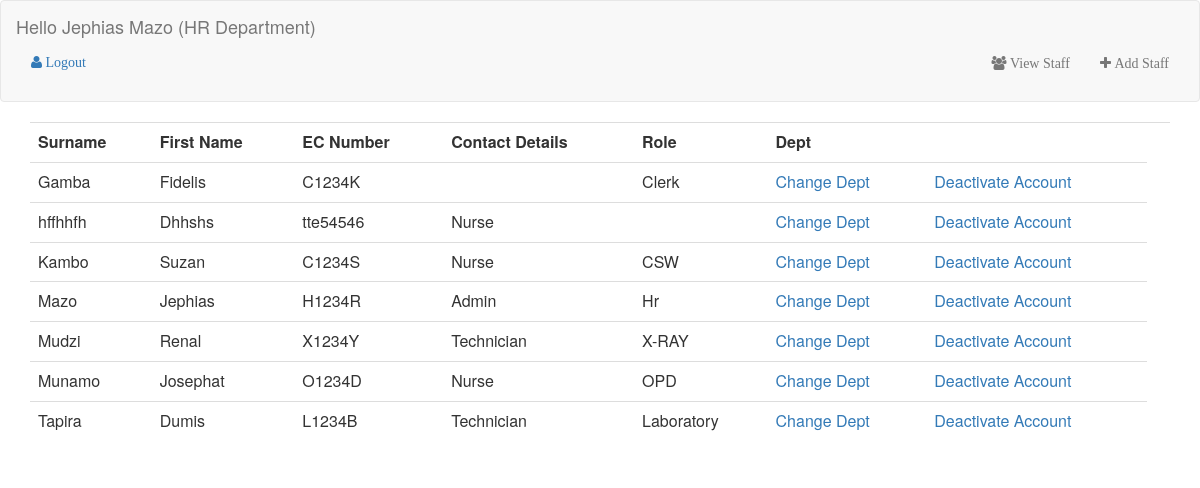
The page /hr/hr_view.php (signed in) on the database its author committed.
### tables this page shows
CREATE TABLE `staff` (
  `entry_id` int(11) NOT NULL,
  `staff_id` varchar(50) NOT NULL,
  `fname` varchar(50) NOT NULL,
  `surname` varchar(50) NOT NULL,
  `role` varchar(50) NOT NULL,
  `dept` varchar(50) NOT NULL,
  `date_joined` datetime NOT NULL DEFAULT CURRENT_TIMESTAMP,
  `contact` text NOT NULL,
  `username` varchar(50) NOT NULL,
  `password` varchar(50) NOT NULL
);

### hr/hr_view.php (the view)
<?php include('_header.php'); ?>
<div class="container">
  <div class="row">
    <div class="col-md-12">
      <div class="table-responsive">
        <table class="table">
          <tr>
            <th>Surname</th>
            <th>First Name</th>
            <th>EC Number</th>
            <th>Contact Details</th>
            <th>Role</th>
            <th>Dept</th>
            <th></th>
            <th></th>
          </tr>
          <?php $rs2 = mysqli_query($con, "select * from staff ORDER BY surname ASC")or die(mysqli_error($con));
          while($row = mysqli_fetch_array($rs2)){
             $staff_id = $row['staff_id'];
             $surname=$row['surname'];
             $fname=$row['fname'];
             $role = $row['role'];
             $dept = $row['dept'];
             ?>
          <tr>
            <td><?php echo $surname; ?></td>
            <td><?php echo $fname; ?></td>
            <td><?php echo $staff_id; ?></td>
            <td><?php echo ucfirst($role); ?></td>
            <td><?php echo ucfirst($dept); ?></td>
            <td><a href="hr_change_dept.php?id=<?php echo $staff_id; ?>&amp;name=<?php echo $surname.' '.$fname; ?>">Change Dept</a></td>
            <td><a href="hr_delete.php?id=<?php echo $staff_id; ?>">Deactivate Account</a></td>
          </tr>
          <?php } ?>
        </table>
    </div>
  </div>
</div>

### hr/_header.php (shortened to what this page needs)
<?php
include '../opendb.php';
$username=$_SESSION['username'];
   ?> <script>
      </script><?php
$rs = mysqli_query($con, "select * from staff where staff_id = '$username'")or die(mysqli_error($con));
while($row = mysqli_fetch_array($rs))
{
   $fname1 = $row['fname'];
   $surname1 = $row['surname'];
   $dept = $row['dept'];
}
?>
<html>
    <head>
        <link rel="stylesheet" href="../css/bootstrap.min.css">
        <link rel="stylesheet" href="../css/font-awesome.min.css">
        <link rel="stylesheet" href="../css/style.css">
</head>
 <nav class="navbar navbar-default">
  <div class="container-fluid">
    <div class="navbar-header">
      <a class="navbar-brand" href="index.php">
        <span class="">Hello <?php echo $fname1.' '.$surname1; ?> (<?php echo strtoupper($dept).' Department'; ?>)</span>
        <br><br>
        <li style="list-style-type:none;"><a href="../logout.php"><i class="fa fa-user">&nbsp;Logout</i></a></li>
      </a>
    </div>
    <div class="collapse navbar-collapse" id="myNavbar">
      <ul class="nav navbar-nav navbar-right">
        <br><br>
        <li><a href="hr_view.php"><i class="fa fa-users">&nbsp;View Staff</i></a></li>
        <li><a href="hr_add.php"><i class="fa fa-plus">&nbsp;Add Staff</i></a></li>
    </ul>
    </div>
  </div>
</nav>

### rows shown on the page
staff: fname "Jephias", surname "Mazo", dept "HR", staff "H1234R", role "Admin", dept "Hr"
staff: surname "Gamba", fname "Fidelis", staff "C1234K", dept "Clerk"
staff: surname "hffhhfh", fname "Dhhshs", staff "tte54546", role "Nurse"
staff: surname "Kambo", fname "Suzan", staff "C1234S", role "Nurse", dept "CSW"
staff: surname "Mudzi", fname "Renal", staff "X1234Y", role "Technician", dept "X-RAY"
staff: surname "Munamo", fname "Josephat", staff "O1234D", role "Nurse", dept "OPD"
staff: surname "Tapira", fname "Dumis", staff "L1234B", role "Technician", dept "Laboratory"
